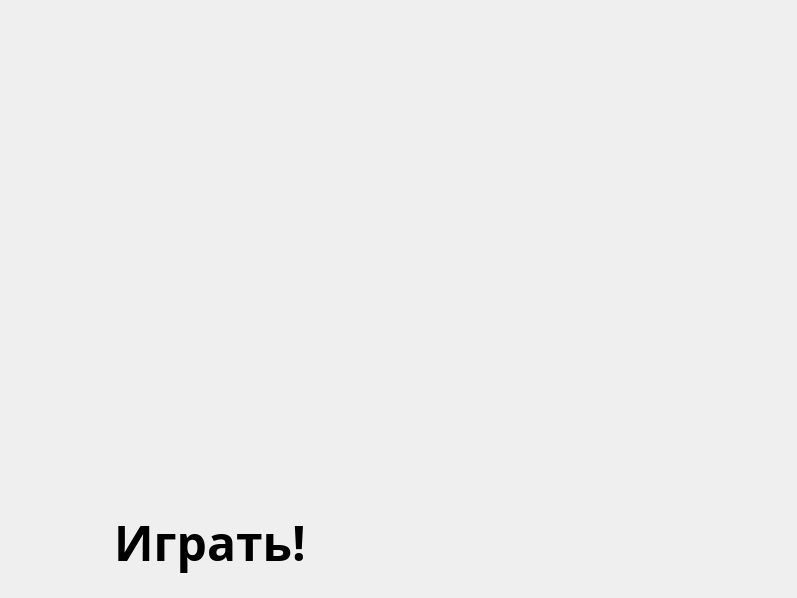
<?xml version="1.0" encoding="UTF-8"?>
<ui version="4.0">
 <class>Form</class>
 <widget class="QWidget" name="Form">
  <property name="geometry">
   <rect>
    <x>0</x>
    <y>0</y>
    <width>797</width>
    <height>598</height>
   </rect>
  </property>
  <property name="minimumSize">
   <size>
    <width>797</width>
    <height>598</height>
   </size>
  </property>
  <property name="maximumSize">
   <size>
    <width>797</width>
    <height>598</height>
   </size>
  </property>
  <property name="windowTitle">
   <string>Крестики-нолики</string>
  </property>
  <property name="windowIcon">
   <iconset>
    <normaloff>icon.ico</normaloff>icon.ico</iconset>
  </property>
  <widget class="QLabel" name="label">
   <property name="geometry">
    <rect>
     <x>0</x>
     <y>0</y>
     <width>800</width>
     <height>600</height>
    </rect>
   </property>
   <property name="text">
    <string/>
   </property>
   <property name="pixmap">
    <pixmap>StartMenu.jpg</pixmap>
   </property>
  </widget>
  <widget class="QPushButton" name="playButton">
   <property name="geometry">
    <rect>
     <x>50</x>
     <y>480</y>
     <width>320</width>
     <height>125</height>
    </rect>
   </property>
   <property name="font">
    <font>
     <family>Segoe Print</family>
     <pointsize>36</pointsize>
     <weight>75</weight>
     <bold>true</bold>
    </font>
   </property>
   <property name="text">
    <string>Играть!</string>
   </property>
   <property name="default">
    <bool>false</bool>
   </property>
   <property name="flat">
    <bool>true</bool>
   </property>
  </widget>
 </widget>
 <resources/>
 <connections/>
</ui>
